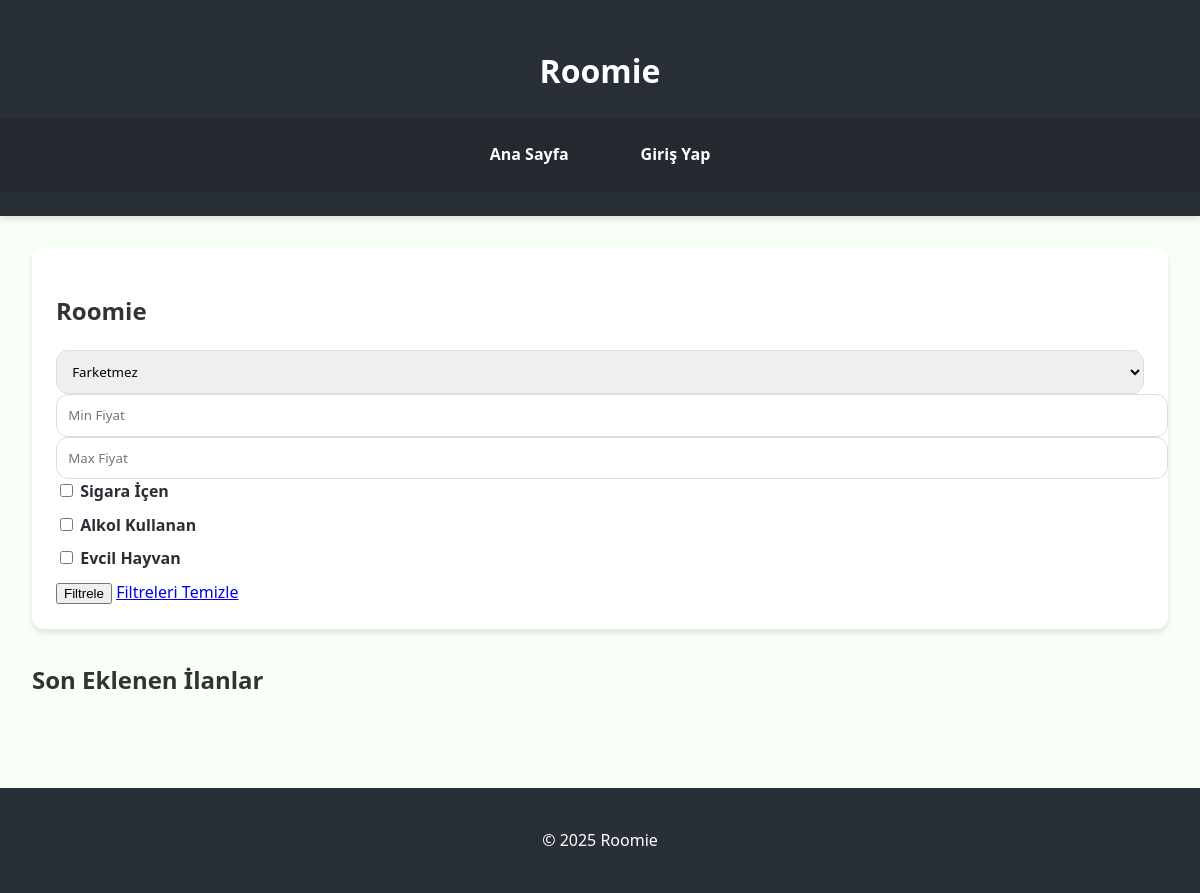
/, run on an earlier commit of the app's database.
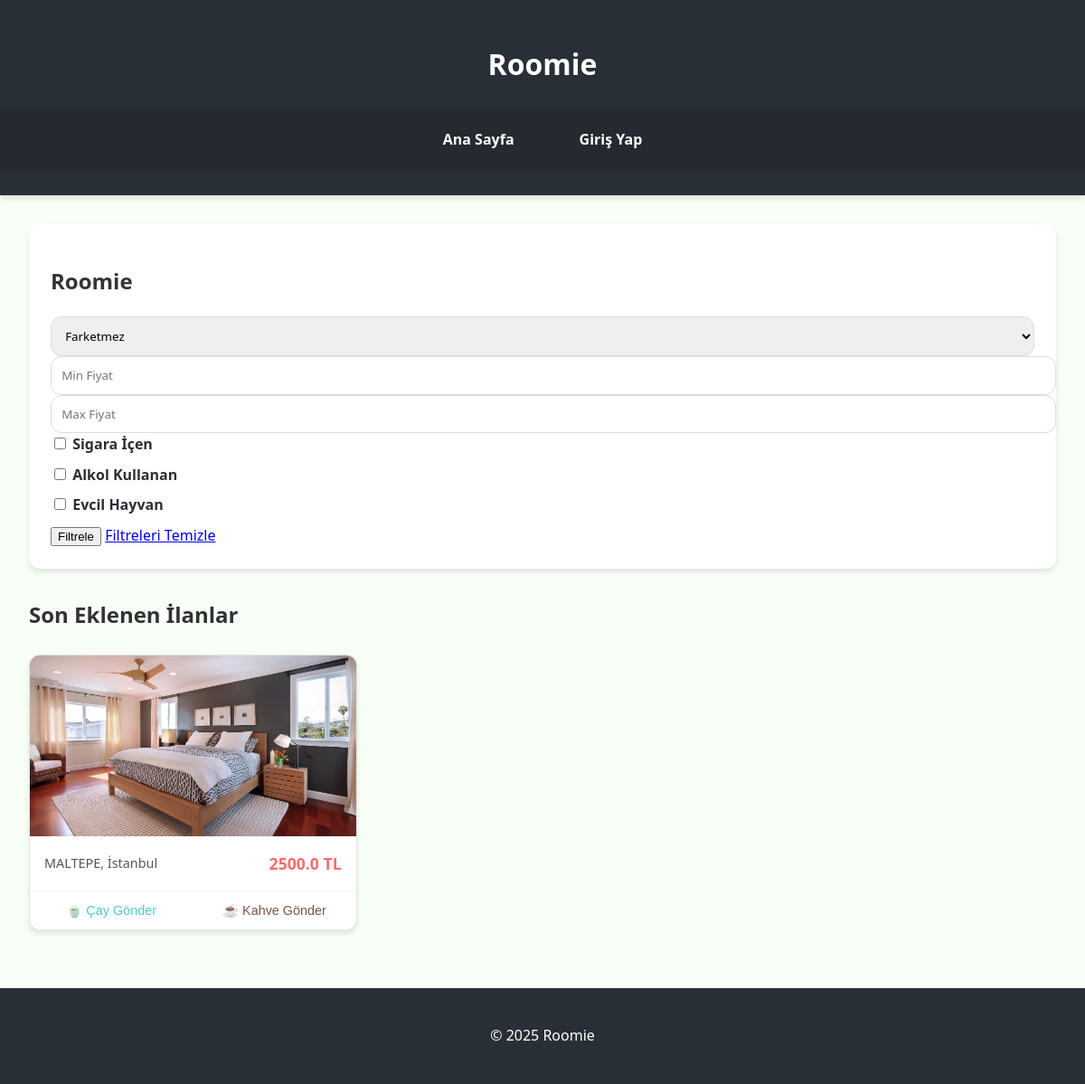
And on a later commit of the database.
### tables this page shows
CREATE TABLE ilanlar (
            id INTEGER PRIMARY KEY AUTOINCREMENT,
            baslik TEXT NOT NULL,
            aciklama TEXT NOT NULL,
            fiyat REAL NOT NULL,
            konum TEXT NOT NULL,
            cinsiyet TEXT NOT NULL,
            oda_sayisi TEXT NOT NULL,
            sigara BOOLEAN DEFAULT 0,
            alkol BOOLEAN DEFAULT 0,
            evcil_hayvan BOOLEAN DEFAULT 0,
            resimler TEXT,
            tarih TIMESTAMP DEFAULT CURRENT_TIMESTAMP,
            user_id INTEGER,
            FOREIGN KEY(user_id) REFERENCES users(id)
        );

### app.py (the view)
@app.route('/')
def index():
    db = get_db()
    filters = {}
    current_cinsiyet = request.args.get('cinsiyet', 'farketmez')
    current_min_fiyat = request.args.get('min_fiyat', '')
    current_max_fiyat = request.args.get('max_fiyat', '')
    cinsiyet = request.args.get('cinsiyet')
    if cinsiyet and cinsiyet.lower() != 'farketmez':
        filters['cinsiyet'] = cinsiyet
    try:
        if request.args.get('min_fiyat'):
            filters['min_fiyat'] = float(request.args.get('min_fiyat'))
        if request.args.get('max_fiyat'):
            filters['max_fiyat'] = float(request.args.get('max_fiyat'))
    except ValueError:
        flash('Geçersiz fiyat aralığı', 'warning')
    for param in ['sigara', 'alkol', 'evcil_hayvan']:
        if request.args.get(param) in ['1', 'true', 'on']:
            filters[param] = True
    ilanlar = db.get_ilanlar(filters)
    print("Filtreler:", filters, "Toplam ilan:", len(ilanlar))  # Debug
    return render_template('index.html',
                         ilanlar=ilanlar,
                         current_filters=request.args)

### app.py (called while the page is built, shortened)
@app.template_filter('file_exists')
def file_exists_filter(path):
    return os.path.exists(path)

def get_db():
    if 'db' not in g:
        g.db = Database(app.config['DATABASE'])
    return g.db

def generate_csrf_token():
    if '_csrf_token' not in session:
        session['_csrf_token'] = secrets.token_hex(16)
    return session['_csrf_token']

@app.context_processor
def inject_notification_count():
    return {'unread_notifications': 0}

### database.py (called while the page is built, shortened)
    def get_ilanlar(self, filters=None):
        try:
            cursor = self.conn.cursor()
            query = "SELECT * FROM ilanlar"
            params = []
            query += " ORDER BY tarih DESC"
            cursor.execute(query, params)
            return [dict(row) for row in cursor.fetchall()]
        except sqlite3.Error as e:
            print("İlan getirme hatası:", e)
            return []

    def upgrade_database(self):
        try:
            cursor = self.conn.cursor()
            cursor.execute("PRAGMA table_info(mesaj_istekleri)")
            columns = [col[1] for col in cursor.fetchall()]
            if 'oda_id' not in columns:
                cursor.execute('ALTER TABLE mesaj_istekleri ADD COLUMN oda_id INTEGER REFERENCES mesaj_odalari(id)')
                self.conn.commit()
                print("Veritabanı şeması güncellendi: oda_id eklendi")
        except sqlite3.Error as e:
            print("Veritabanı güncelleme hatası:", e)

    def close(self):
        if hasattr(self, 'conn') and self.conn:
            self.conn.close()

    def __del__(self):
        self.close()

### templates/index.html (shortened to what this page needs)
{% extends "base.html" %}
{% block content %}
<section class="search-section">
    <h2>Roomie</h2>
<form method="get" action="{{ url_for('index') }}">
  <select name="cinsiyet">
    <option value="farketmez" {% if request.args.get('cinsiyet', 'farketmez') == 'farketmez' %}selected{% endif %}>Farketmez</option>
  </select>
  <input type="number" name="min_fiyat" placeholder="Min Fiyat"
         value="{{ request.args.get('min_fiyat', '') }}">
  <input type="number" name="max_fiyat" placeholder="Max Fiyat"
         value="{{ request.args.get('max_fiyat', '') }}">
  <label>
    <input type="checkbox" name="sigara" value="1"
           {% if request.args.get('sigara') == '1' %}checked{% endif %}> Sigara İçen
  </label>
  <label>
    <input type="checkbox" name="alkol" value="1"
           {% if request.args.get('alkol') == '1' %}checked{% endif %}> Alkol Kullanan
  </label>
  <label>
    <input type="checkbox" name="evcil_hayvan" value="1"
           {% if request.args.get('evcil_hayvan') == '1' %}checked{% endif %}> Evcil Hayvan
  </label>
  <button type="submit">Filtrele</button>
  <a href="{{ url_for('index') }}">Filtreleri Temizle</a>
</form>
</section>
<section class="ilan-listesi">
    <h2>Son Eklenen İlanlar</h2>
    <div class="ilan-grid">
        {% for ilan in ilanlar %}
		<div class="ilan-karti" data-ilan-id="{{ ilan.id }}">
			<div class="ilan-resim">
				{% if ilan.resimler %}
					{% set first_image = ilan.resimler.split(',')[0] %}
					<img src="{{ url_for('static', filename='uploads/' + first_image) if ('static/uploads/' + first_image)|file_exists else url_for('static', filename='images/placeholder.jpg') }}"
						 alt="{{ ilan.baslik }}" class="ilan-resim-img">
				{% else %}
					<img src="{{ url_for('static', filename='images/placeholder.jpg') }}"
						 alt="Resim Yok" class="ilan-resim-img">
				{% endif %}
			</div>
			<div class="ilan-alt-bilgi">
				<span class="ilan-konum">{{ ilan.konum }}</span>
				<span class="ilan-fiyat">{{ ilan.fiyat }} TL</span>
			</div>
			<div class="ilan-aksiyonlar">
				<button class="aksiyon-btn cay-btn" data-tip="cay">🍵 Çay Gönder</button>
				<button class="aksiyon-btn kahve-btn" data-tip="kahve">☕ Kahve Gönder</button>
			</div>
		</div>
        {% endfor %}
    </div>
</section>
{% endblock %}

### templates/base.html (shortened to what this page needs)
<!DOCTYPE html>
<html lang="tr">
<head>
    <link rel="stylesheet" href="{{ url_for('static', filename='css/style.css') }}">
</head>
<body>
    <header>
        <h1>Roomie</h1>
			<nav>
				<a href="{{ url_for('index') }}">Ana Sayfa</a>
				{% if 'user_id' in session %}
					<a href="{{ url_for('ilan_ver') }}">İlan Ver</a>
					<a href="{{ url_for('mesajlar') }}">Mesajlar</a>
					<a href="{{ url_for('bildirimler') }}">
						Bildirimler
						{% if unread_notifications > 0 %}
						<span class="notification-badge">{{ unread_notifications }}</span>
						{% endif %}
					</a>
					<a href="{{ url_for('logout') }}">Çıkış Yap ({{ session['username'] }})</a>
				{% else %}
					<a href="{{ url_for('login') }}">Giriş Yap</a>
				{% endif %}
			</nav>
    </header>
    <main>
        {% block content %}{% endblock %}
    </main>
    <footer>
        <p>&copy; 2025 Roomie</p>
    </footer>
</body>
</html>

### static/css/style.css (style rules this page uses)
:root { --primary-color: #FF6B6B; --secondary-color: #4ECDC4; --accent-color: #FFE66D; --dark-color: #292F36; --light-color: #F7FFF7; --text-color: #333333; --text-light: #ffffff; --shadow: 0 4px 6px rgba(0, 0, 0, 0.1); --border-radius: 12px; }
body { font-family: 'Nunito', 'Segoe UI', Tahoma, Geneva, Verdana, sans-serif; line-height: 1.6; margin: 0; padding: 0; color: var(--text-color); background-color: var(--light-color); }
header { background-color: var(--dark-color); color: var(--text-light); padding: 1.5rem 0; text-align: center; box-shadow: var(--shadow); }
nav { display: flex; justify-content: center; gap: 1.5rem; padding: 1rem 0; background-color: rgba(0, 0, 0, 0.1); }
nav a { color: var(--text-light); text-decoration: none; padding: 0.5rem 1.5rem; border-radius: 20px; transition: all 0.3s ease; font-weight: 600; display: flex; align-items: center; gap: 0.5rem; }
main { padding: 2rem; max-width: 1200px; margin: 0 auto; }
footer { text-align: center; padding: 1.5rem 0; background-color: var(--dark-color); color: var(--text-light); margin-top: 2rem; }
.ilan-grid { display: grid; grid-template-columns: repeat(auto-fill, minmax(300px, 1fr)); gap: 1.5rem; margin-top: 1.5rem; }
.ilan-karti { background: white; border-radius: var(--border-radius); overflow: hidden; box-shadow: var(--shadow); display: flex; flex-direction: column; transition: all 0.3s ease; border: 1px solid rgba(0, 0, 0, 0.1); }
.ilan-resim { height: 200px; width: 100%; overflow: hidden; position: relative; }
.ilan-resim-img { width: 100%; height: 100%; object-fit: cover; transition: transform 0.5s ease; }
.ilan-alt-bilgi { display: flex; justify-content: space-between; padding: 1rem; border-bottom: 1px solid rgba(0, 0, 0, 0.05); font-size: 0.9rem; }
.ilan-konum { color: #555; display: flex; align-items: center; gap: 0.3rem; }
.ilan-fiyat { font-weight: bold; color: var(--primary-color); font-size: 1.1rem; }
.ilan-aksiyonlar { display: flex; padding: 0; }
.aksiyon-btn { flex: 1; padding: 0.8rem 0; border: none; background: none; cursor: pointer; font-size: 0.9rem; transition: all 0.3s ease; display: flex; align-items: center; justify-content: center; gap: 0.3rem; }
.cay-btn { color: var(--secondary-color); }
.kahve-btn { color: #795548; }
.search-section { background-color: white; padding: 1.5rem; border-radius: var(--border-radius); box-shadow: var(--shadow); margin-bottom: 2rem; }
label { display: block; margin-bottom: 0.5rem; font-weight: 600; color: var(--dark-color); }
input[type="text"], input[type="number"], textarea, select { width: 100%; padding: 0.7rem; border: 1px solid #ddd; border-radius: var(--border-radius); font-family: inherit; transition: all 0.3s ease; }
.ilan-karti, .begeni-karti, .istek-karti { animation: fadeIn 0.5s ease forwards; }

What changed in the data, as far as the page shows it:
added ilanlar: resimler (picture), konum "MALTEPE, İstanbul", fiyat "2500.0"
